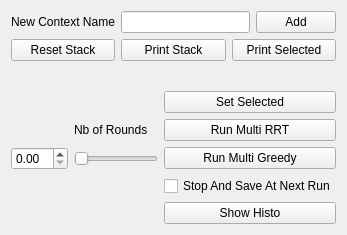
              <widget class="QWidget" name="tabMultiRun">
               <attribute name="title">
                <string>Multi-Run</string>
               </attribute>
               <layout class="QVBoxLayout" name="verticalLayout_20">
                <item>
                 <layout class="QHBoxLayout" name="horizontalLayout_12">
                  <property name="sizeConstraint">
                   <enum>QLayout::SetDefaultConstraint</enum>
                  </property>
                  <item>
                   <widget class="QLabel" name="label_17">
                    <property name="text">
                     <string>New Context Name</string>
                    </property>
                   </widget>
                  </item>
                  <item>
                   <widget class="QLineEdit" name="lineEditContext"/>
                  </item>
                  <item>
                   <widget class="QPushButton" name="pushButtonSaveContext">
                    <property name="text">
                     <string>Add</string>
                    </property>
                   </widget>
                  </item>
                 </layout>
                </item>
                <item>
                 <layout class="QHBoxLayout" name="horizontalLayout_13">
                  <property name="sizeConstraint">
                   <enum>QLayout::SetDefaultConstraint</enum>
                  </property>
                  <item>
                   <widget class="QPushButton" name="pushButtonResetContext">
                    <property name="text">
                     <string>Reset Stack</string>
                    </property>
                   </widget>
                  </item>
                  <item>
                   <widget class="QPushButton" name="pushButtonPrintAllContext">
                    <property name="text">
                     <string>Print Stack</string>
                    </property>
                   </widget>
                  </item>
                  <item>
                   <widget class="QPushButton" name="pushButtonPrintSelected">
                    <property name="text">
                     <string>Print Selected</string>
                    </property>
                   </widget>
                  </item>
                 </layout>
                </item>
                <item>
                 <widget class="QWidget" name="widget_2" native="true">
                  <property name="sizePolicy">
                   <sizepolicy hsizetype="Preferred" vsizetype="Expanding">
                    <horstretch>0</horstretch>
                    <verstretch>0</verstretch>
                   </sizepolicy>
                  </property>
                  <layout class="QVBoxLayout" name="verticalLayout_21">
                   <item>
                    <layout class="QVBoxLayout" name="multiRunLayout">
                     <property name="sizeConstraint">
                      <enum>QLayout::SetDefaultConstraint</enum>
                     </property>
                    </layout>
                   </item>
                  </layout>
                 </widget>
                </item>
                <item>
                 <layout class="QGridLayout" name="gridLayout_7">
                  <item row="0" column="2">
                   <widget class="QPushButton" name="pushButtonSetSelected">
                    <property name="text">
                     <string>Set Selected</string>
                    </property>
                   </widget>
                  </item>
                  <item row="1" column="2">
                   <widget class="QPushButton" name="pushButtonRunAllRRT">
                    <property name="text">
                     <string>Run Multi RRT</string>
                    </property>
                   </widget>
                  </item>
                  <item row="2" column="2">
                   <widget class="QPushButton" name="pushButtonRunAllGreedy">
                    <property name="text">
                     <string>Run Multi Greedy</string>
                    </property>
                   </widget>
                  </item>
                  <item row="1" column="1">
                   <widget class="QLabel" name="label_18">
                    <property name="text">
                     <string>Nb of Rounds</string>
                    </property>
                   </widget>
                  </item>
                  <item row="2" column="1">
                   <widget class="QSlider" name="horizontalSliderNbRounds">
                    <property name="orientation">
                     <enum>Qt::Horizontal</enum>
                    </property>
                   </widget>
                  </item>
                  <item row="4" column="2">
                   <widget class="QPushButton" name="pushButtonShowHisto">
                    <property name="text">
                     <string>Show Histo</string>
                    </property>
                   </widget>
                  </item>
                  <item row="2" column="0">
                   <widget class="QDoubleSpinBox" name="doubleSpinBoxNbRounds"/>
                  </item>
                  <item row="3" column="2">
                   <widget class="QCheckBox" name="checkBoxStopMultiRun">
                    <property name="text">
                     <string>Stop And Save At Next Run</string>
                    </property>
                   </widget>
                  </item>
                 </layout>
                </item>
               </layout>
              </widget>
